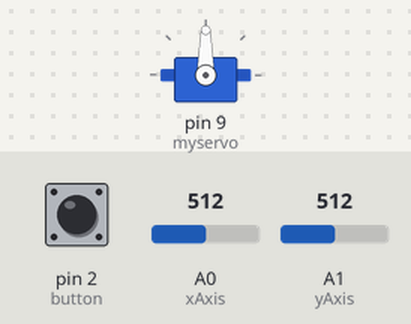
This sketch was run on a simulated Arduino Uno, built with avr-gcc and run on an emulated ATmega328P. On the bench: servo. The test bench sets the inputs (shaded band); at power-on: A0 (xAxis) = 512, pin 2 (button) LOW, A1 (yAxis) = 512.

Above: at 1.2 s.
1.3 s: A0 (xAxis) set to 716
At 1.8 s:
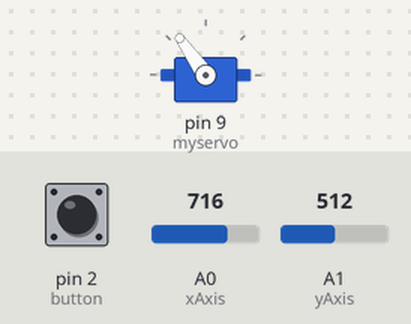
2.8 s: A0 (xAxis) set to 900
At 4.0 s:
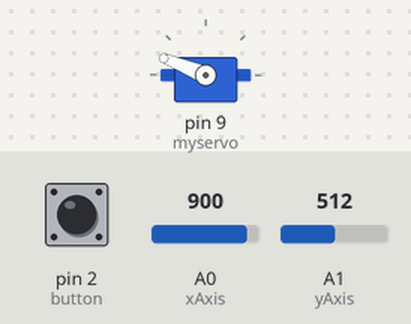
4.3 s: A0 (xAxis) set to 1023
At 5.3 s:
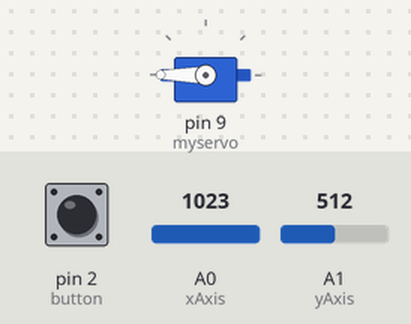
5.8 s: A0 (xAxis) set to 306
At 6.4 s:
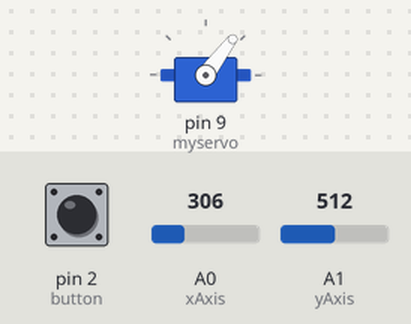
7.3 s: A0 (xAxis) set to 122
At 7.6 s:
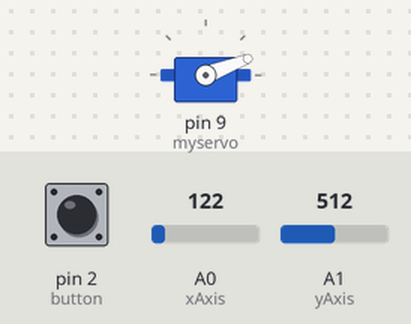
Timing chart, 0 to 9.8 s (numbered marks = the images above; inputs shaded):
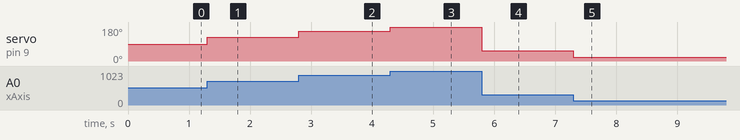

Measured:
- after the input at 1.3 s, servo on pin 9 (myservo): 90° → 125° at once
- after the input at 2.8 s, servo on pin 9 (myservo): 125° → 158° at once
- after the input at 4.3 s, servo on pin 9 (myservo): 158° → 180° at once
- after the input at 5.8 s, servo on pin 9 (myservo): 180° → 53° at once
- after the input at 7.3 s, servo on pin 9 (myservo): 53° → 21° at once

The sketch:

servo-joystick.ino
```cpp
#include <Servo.h>  // include the Servo library

Servo myservo;  // create a servo object

int xAxis = A0;  // analog pin for X axis of joystick
int yAxis = A1;  // analog pin for Y axis of joystick
int button = 2;  // digital pin for button

void setup() {
  myservo.attach(9);  // attach the servo to pin 9
  pinMode(button, INPUT);  // set button pin to INPUT
}

void loop() {
  // read X and Y values from joystick
  int xValue = analogRead(xAxis);
  int yValue = analogRead(yAxis);

  // calculate desired angle for servo based on joystick values
  int angle = map(xValue, 0, 1023, 0, 180);

  // set angle of servo
  myservo.write(angle);

  // check button state and perform action if necessary
  int buttonState = digitalRead(button);
  if (buttonState == HIGH) {
    // turn servo off
    myservo.detach();
  }
}
```
